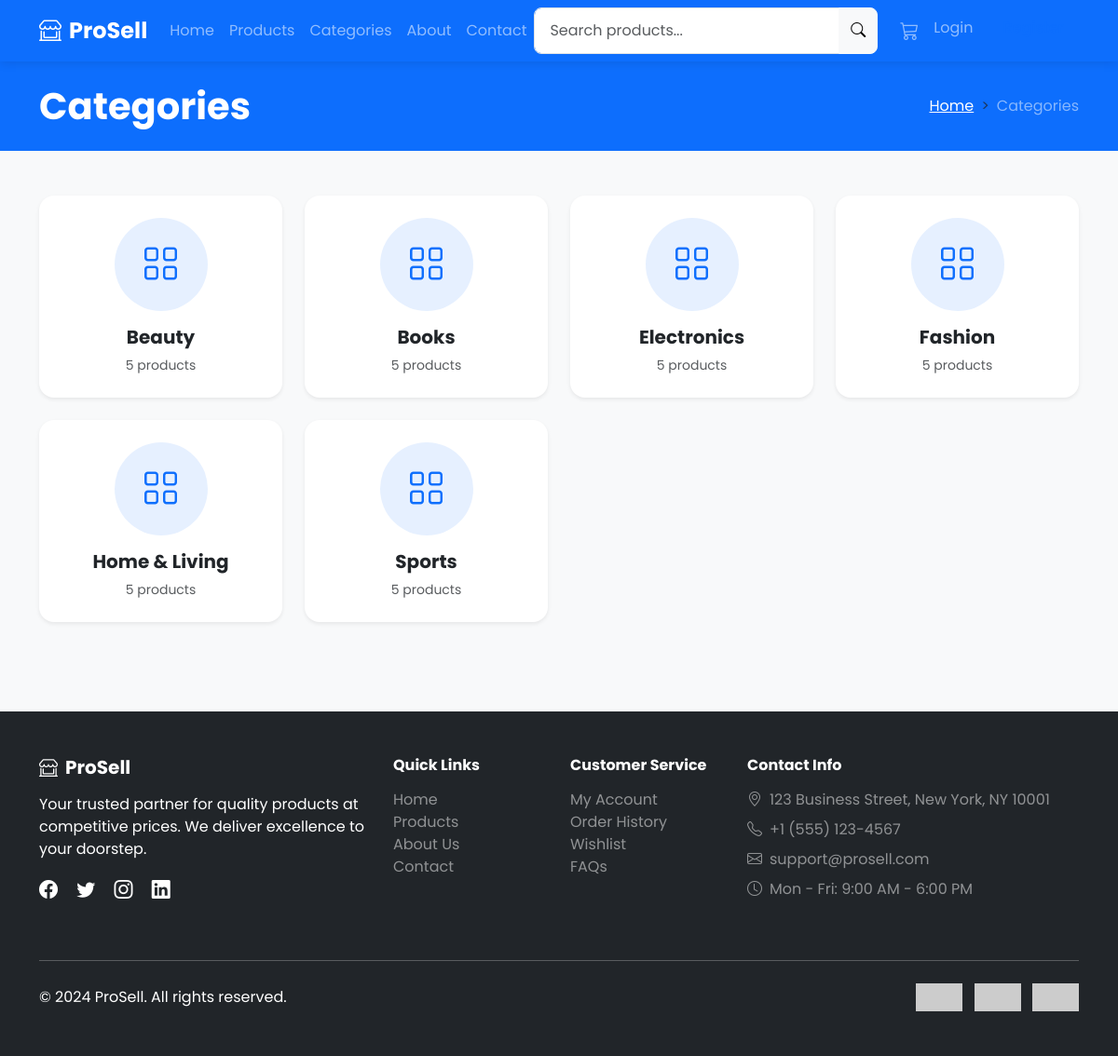
Page /categories/ on the committed database.
### sales/models.py (models this page shows, shortened)
class Category(models.Model):
    name = models.CharField(max_length=100, unique=True)
    slug = models.SlugField(unique=True)
    description = models.TextField(blank=True)
    image = models.ImageField(upload_to='categories/', blank=True, null=True)
    is_active = models.BooleanField(default=True)
    created_at = models.DateTimeField(auto_now_add=True)
    class Meta:
        verbose_name_plural = 'Categories'
        ordering = ['name']

### sales/views.py (the view)
# urls.py: path('categories/', views.category_list, name='category_list'),
def category_list(request):
    categories = Category.objects.filter(is_active=True)
    return render(request, 'sales/categories.html', {'categories': categories})

### sales/cart.py (called while the page is built)
    def __len__(self):
        return sum(item['quantity'] for item in self.cart.values())

    def get_total_price(self):
        return sum(
            Decimal(item['price']) * item['quantity']
            for item in self.cart.values()
        )

### sales/context_processors.py (called while the page is built)
def cart_processor(request):
    cart = Cart(request)
    return {
        'cart': cart,
        'cart_count': len(cart),
        'cart_total': cart.get_total_price(),
    }

### templates/sales/categories.html (shortened to what this page needs)
{% extends 'base.html' %}
{% block content %}
<section class="bg-primary text-white py-4">
    <div class="container">
        <div class="row align-items-center">
            <div class="col-md-6">
                <h1 class="fw-bold mb-0">Categories</h1>
            </div>
            <div class="col-md-6">
                <nav aria-label="breadcrumb">
                    <ol class="breadcrumb mb-0 justify-content-md-end">
                        <li class="breadcrumb-item"><a href="{% url 'home' %}" class="text-white">Home</a></li>
                        <li class="breadcrumb-item active text-white-50" aria-current="page">Categories</li>
                    </ol>
                </nav>
            </div>
        </div>
    </div>
</section>
<section class="py-5">
    <div class="container">
        <div class="row g-4">
            {% for category in categories %}
                <div class="col-lg-3 col-md-4 col-sm-6">
                    <a href="{% url 'product_list' %}?category={{ category.slug }}" class="text-decoration-none">
                        <div class="card category-card border-0 shadow-sm text-center h-100">
                            <div class="card-body p-4">
                                <div class="category-icon bg-primary bg-opacity-10 text-primary rounded-circle d-inline-flex align-items-center justify-content-center mb-3" style="width: 100px; height: 100px;">
                                    <i class="bi bi-grid fs-1"></i>
                                </div>
                                <h5 class="fw-bold text-dark mb-2">{{ category.name }}</h5>
                                <p class="text-muted small mb-0">{{ category.products.count }} products</p>
                            </div>
                        </div>
                    </a>
                </div>
            {% empty %}
                <div class="col-12 text-center py-5">
                    <i class="bi bi-grid display-1 text-muted"></i>
                    <h4 class="mt-3">No categories found</h4>
                    <p class="text-muted">Categories will be added soon.</p>
                </div>
            {% endfor %}
        </div>
    </div>
</section>
{% endblock %}

### static/css/style.css (style rules this page uses)
body { font-family: 'Poppins', sans-serif; background-color: #f8f9fa; }
.category-card { transition: transform 0.3s ease, box-shadow 0.3s ease; }
.card { border-radius: 1rem; transition: box-shadow 0.3s ease; }
.breadcrumb-item + .breadcrumb-item::before { content: ">"; }

### rows in the picture
Category: name "Beauty", products.count "5"
Category: name "Books", products.count "5"
Category: name "Electronics", products.count "5"
Category: name "Fashion", products.count "5"
Category: name "Home & Living", products.count "5"
Category: name "Sports", products.count "5"
